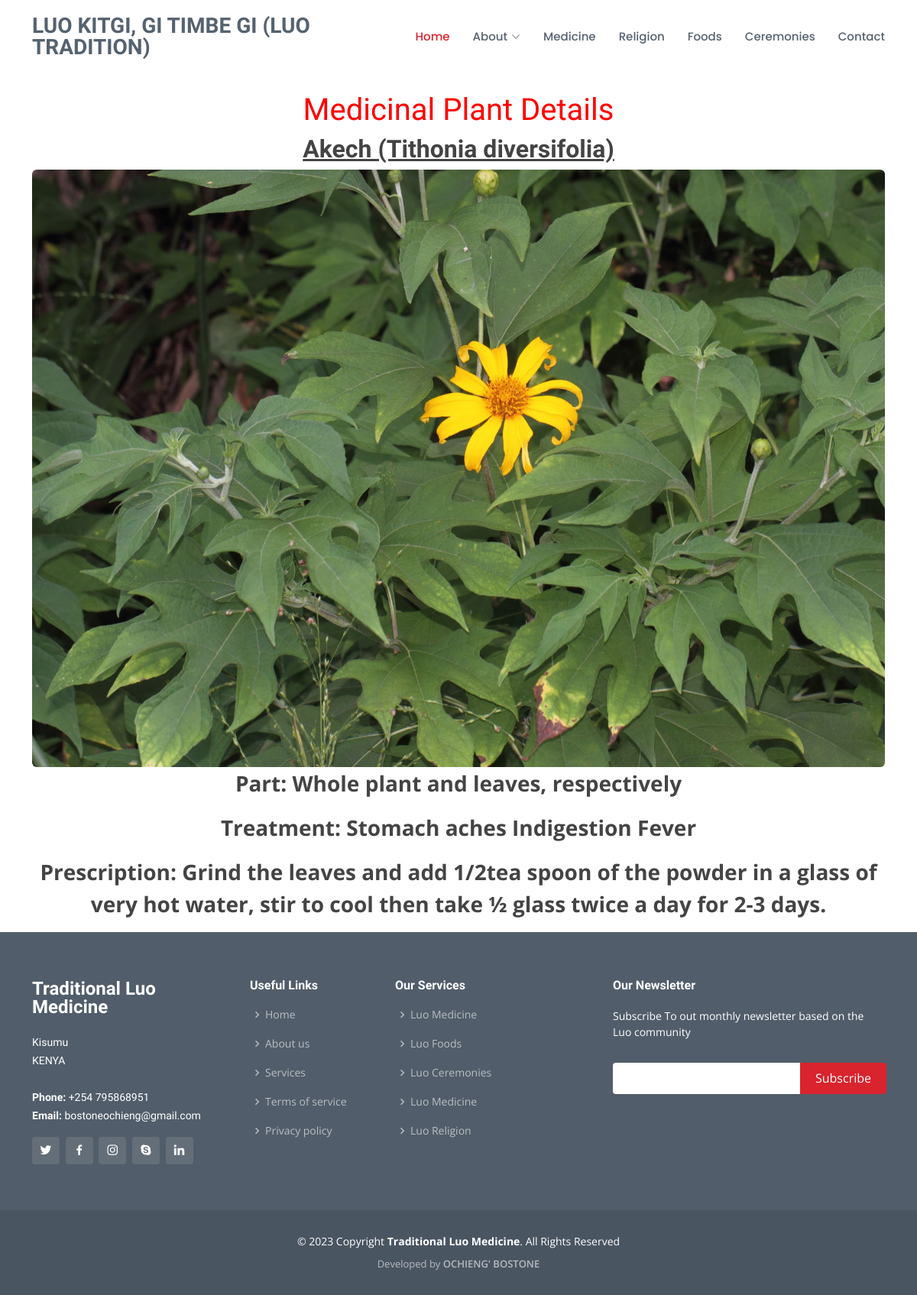
/plant/17/, run on the app's committed database.
### luomedicine_app/models.py (models this page shows, shortened)
class MedicinalPlant(models.Model):
    def validate_image_file_extension(value):
        allowed_extensions = [".jpg", ".jpeg", ".png", ".gif", ".PNG", ".JPG"]
        ext = os.path.splitext(value.name)[1]
        if not ext.lower() in allowed_extensions:
            raise ValidationError(
                "Unsupported file extension.  Allowed extensions are: .jpg, .jpeg, .png, .gif"
            )
    """
    A model representing a medicinal plant.
    """
    title = models.CharField(max_length=100)
    part = models.TextField(default="leaves")
    treatment = models.TextField()
    prescription = models.TextField()
    image = models.ImageField(
        upload_to="luomedicine_app/static/medicinal_plant_images/",
        validators=[validate_image_file_extension],
    )

### luomedicine_app/views.py (the view, shortened to what this page needs)
# urls.py: path("plant/<int:id>/", views.get_medicinal_plant_by_id, name="plant"),
def get_medicinal_plant_by_id(request, id):
    try:
        medicinal_plant = MedicinalPlant.objects.get(id=id)
    except MedicinalPlant.DoesNotExist:
        error_message = "The requested MedicinalPlant does not exist."
        return render(
            request,
            "luomedicine/error.html",
            {"error_message": error_message},
            status=404,
        )
    return render(
        request, "luomedicine/plant.html", {"medicinal_plant": medicinal_plant}
    )

### luomedicine_app/templates/luomedicine/plant.html
{% extends "luomedicine/layout.html" %} {% block body %} {% load static %}
<div style="
    margin-top: 120px;
    color: red;
    font-size: 44px;
    font-weight: bold;
    text-align: center;
    font-family: Times New Roman, Times, serif;">
  <h1>Medicinal Plant Details</h1>
</div>
<div class="container mt-10">
  <div class="row" >
    <div class="col-md-12 d-flex justify-content-center">
      <div>
        <h2 class="text-center fw-bold text-decoration-underline">{{ medicinal_plant.title }}</h2>
        <img src="{{ medicinal_plant.image.url }}" alt="{{ medicinal_plant.title }}" class="img-fluid rounded mx-auto d-block">
        <p class="text-center fs-3 fw-bold">Part: {{ medicinal_plant.part }}</p>
        <p class="text-center fs-3 fw-bold">Treatment: {{ medicinal_plant.treatment }}</p>
        <p class="text-center fs-3 fw-bold">Prescription: {{ medicinal_plant.prescription }}</p>
      </div>
    </div>
  </div>
</div>
{% endblock %}

### luomedicine_app/static/assets/css/style.css (style rules this page uses)
body { font-family: "Open Sans", sans-serif; color: #444444; }
h1, h2, h3, h4, h5, h6 { font-family: "Raleway", sans-serif; }

### data on the page
MedicinalPlant: title "Akech (Tithonia diversifolia)", image (picture), part "Whole plant and leaves, respectively", treatment "Stomach aches Indigestion Fever", prescription "Grind the leaves and add 1/2tea spoon of the powder in a glass of very hot water, stir to cool then take ½ glass twice a day for 2-3 days."
